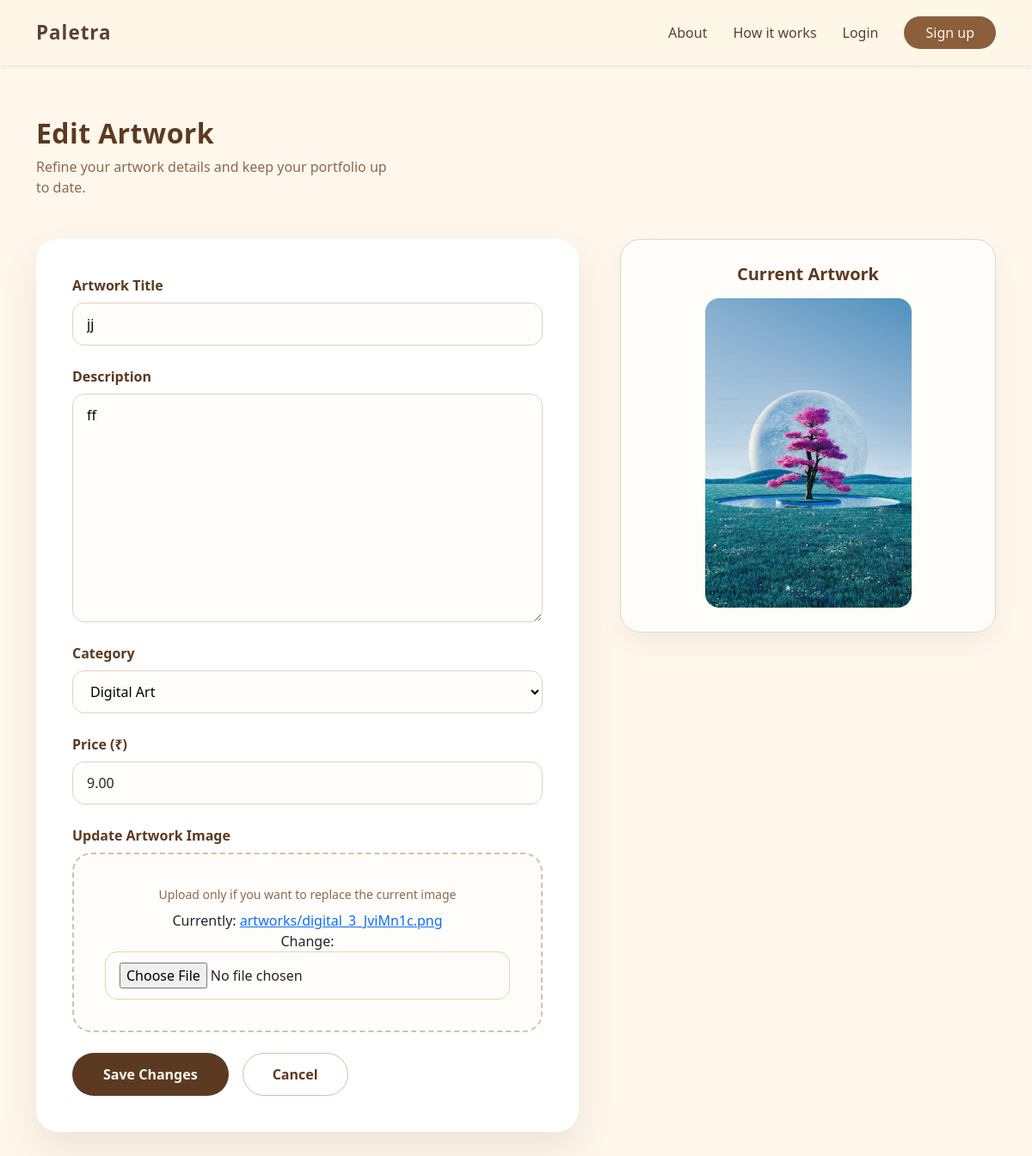
/artwork/18/edit/ (signed in), run on an earlier commit of the app's database.
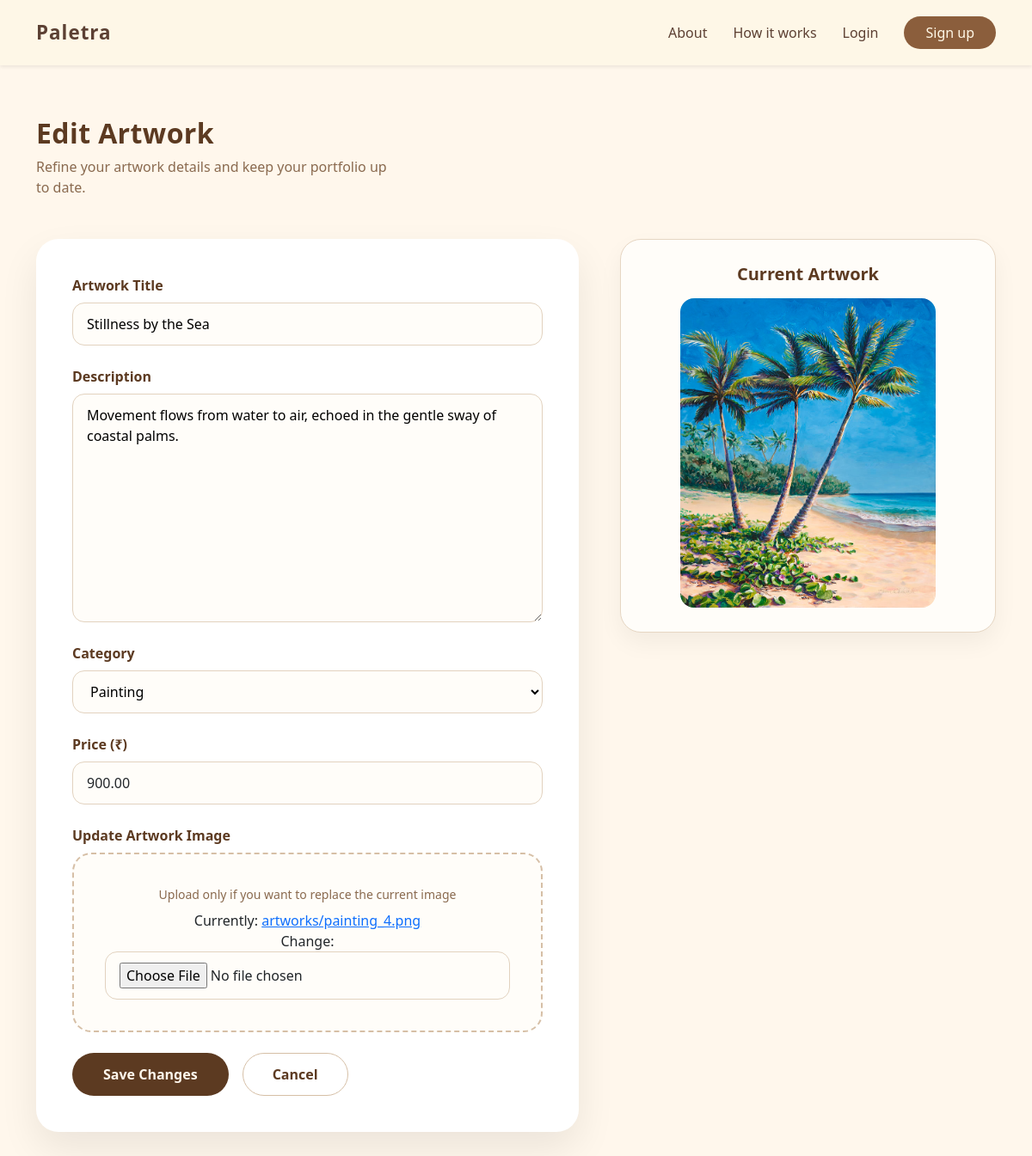
And on a later commit of the database.
### core_app/models.py (models this page shows, shortened)
class Artwork(models.Model):
    artist = models.ForeignKey(
        settings.AUTH_USER_MODEL,
        on_delete=models.CASCADE,
        related_name='artworks'
    )
    title = models.CharField(max_length=200)
    description = models.TextField(blank=True)
    category = models.CharField(max_length=50, choices=CATEGORY_CHOICES)
    image = models.ImageField(upload_to='artworks/')
    price = models.DecimalField(max_digits=8,decimal_places=2)
    created_at = models.DateTimeField(auto_now_add=True)

### core_app/views.py (the view)
# urls.py: path('artwork/<int:artwork_id>/edit/', views.edit_artwork, name='edit_artwork'),
@login_required
def edit_artwork(request, artwork_id):
    artwork = get_object_or_404(Artwork, id=artwork_id)
    if request.user != artwork.artist:
        return HttpResponseForbidden()
    if request.method == 'POST':
        form = ArtworkForm(request.POST, request.FILES, instance=artwork)
        if form.is_valid():
            form.save()
            Activity.objects.create(
                user=request.user,
                artwork_title=artwork.title,
                action='edited'
            )
            return redirect('artwork_detail_for_artist', artwork_id=artwork.id)
    else:
        form = ArtworkForm(instance=artwork)
    return render(request, 'artist_dashboard/edit_artwork.html', {'form': form})

### core_app/forms.py (shortened to what this page needs)
class ArtworkForm(forms.ModelForm):
    class Meta:
        model = Artwork
        fields = ['title', 'description', 'category', 'image', 'price']
        widgets = {
            'price': forms.NumberInput(attrs={
                'class': 'form-control',
                'placeholder': 'Enter price in ₹',
                'step': '0.01',
                'min': '1'
            }),
        }

### core_app/templates/artist_dashboard/edit_artwork.html (shortened to what this page needs)
{% extends "masterss.html" %}
{% load static %}
{% block content %}
<div class="add-art-page">
  <div class="container">
    <div class="page-header mb-5">
        <h2 class="text-main fw-bold">Edit Artwork</h2>
        <p class="text-muted-soft">
            Refine your artwork details and keep your portfolio up to date.
        </p>
    </div>
    <div class="row g-5">
        <div class="col-md-7">
            <div class="art-form-card">
                <form method="post" enctype="multipart/form-data">
                    <div class="mb-4">
                        <label class="form-label fw-semibold text-main">Artwork Title</label>
                        {{ form.title }}
                    </div>
                    <div class="mb-4">
                        <label class="form-label fw-semibold text-main">Description</label>
                        {{ form.description }}
                    </div>
                    <div class="mb-4">
                        <label class="form-label fw-semibold text-main">Category</label>
                        {{ form.category }}
                    </div>
                    <div class="mb-4">
                        <label class="form-label fw-semibold text-main">Price (₹)</label>
                        {{ form.price }}
                    </div>
                    <div class="mb-4">
                        <label class="form-label fw-semibold text-main">
                            Update Artwork Image
                        </label>
                        <div class="file-upload">
                            <p class="text-muted-soft mb-2 small">
                                Upload only if you want to replace the current image
                            </p>
                            {{ form.image }}
                        </div>
                    </div>
                    <div class="mt-4 d-flex gap-3">
                        <button type="submit" class="btn-art">
                            Save Changes
                        </button>
                        <button type="reset" class="btn-soft">
                            Cancel
                        </button>
                    </div>
                </form>
            </div>
        </div>
        <div class="col-md-5">
            <div class="preview-box text-center">
                <h5 class="text-main mb-3 fw-semibold">Current Artwork</h5>
                {% if form.instance.image %}
                    <img src="{{ form.instance.image.url }}"
                         class="img-fluid rounded-4"
                         alt="Current Artwork">
                {% else %}
                    <p class="text-muted-soft small">No image available</p>
                {% endif %}
            </div>
        </div>
    </div>
  </div>
</div>
{% endblock %}

What changed in the data, as far as the page shows it:
changed Artwork: title "jj" → "Stillness by the Sea"; description "ff" → "Movement flows from water to air, echoed in the gentle sway of coastal palms."; category "Digital Art" → "Painting"; price "9.00" → "900.00"; instance.image: a different picture
Also different on the page:
text no longer shown: "Currently: artworks/digital_3_JviMn1c.png Change:"
text now shown: "Currently: artworks/painting_4.png Change:"
